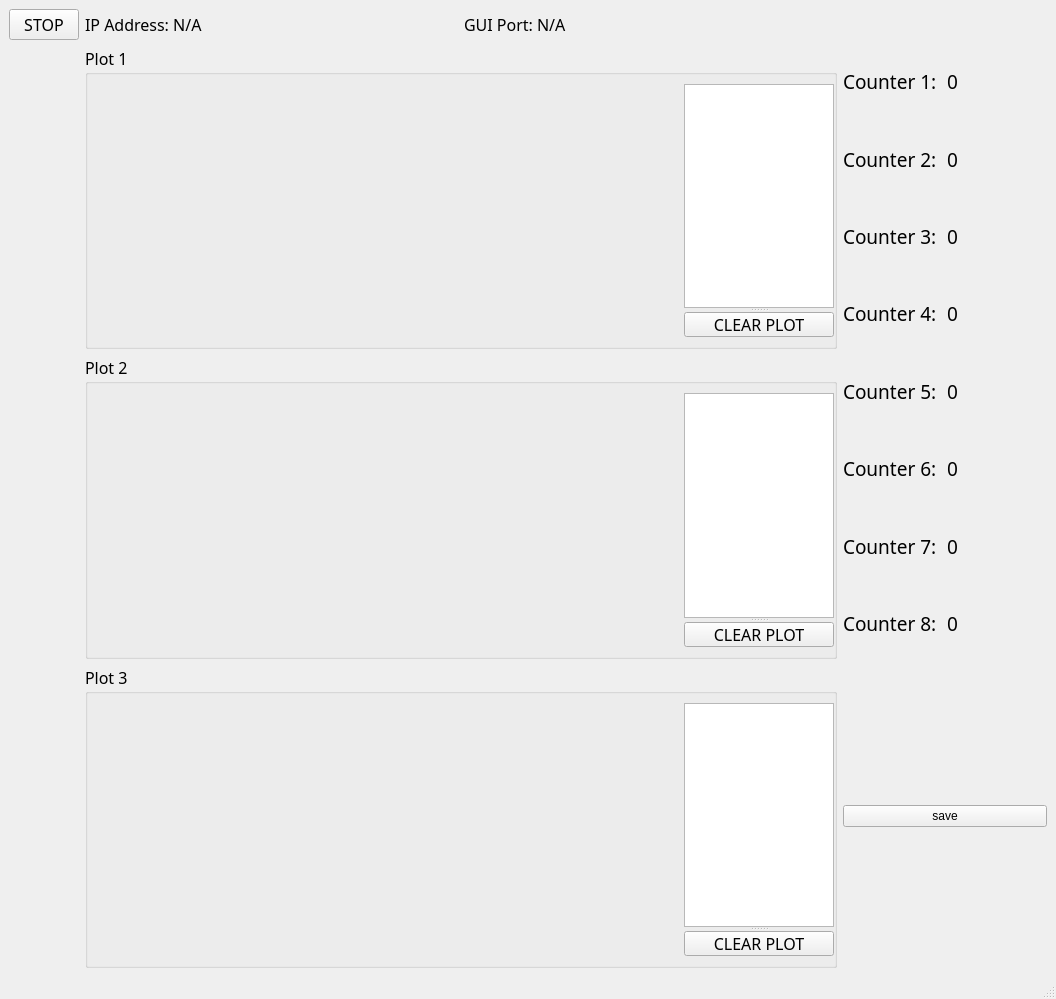
<?xml version="1.0" encoding="UTF-8"?>
<ui version="4.0">
 <class>MainWindow</class>
 <widget class="QMainWindow" name="MainWindow">
  <property name="geometry">
   <rect>
    <x>0</x>
    <y>0</y>
    <width>1056</width>
    <height>999</height>
   </rect>
  </property>
  <property name="windowTitle">
   <string>Count Monitor</string>
  </property>
  <property name="styleSheet">
   <string notr="true"/>
  </property>
  <widget class="QWidget" name="centralwidget">
   <layout class="QGridLayout" name="gridLayout">
    <item row="0" column="0">
     <widget class="QPushButton" name="stop_button">
      <property name="maximumSize">
       <size>
        <width>70</width>
        <height>16777215</height>
       </size>
      </property>
      <property name="font">
       <font>
        <family>Calibri Light</family>
        <pointsize>12</pointsize>
       </font>
      </property>
      <property name="styleSheet">
       <string notr="true"/>
      </property>
      <property name="text">
       <string>STOP</string>
      </property>
      <property name="checkable">
       <bool>true</bool>
      </property>
     </widget>
    </item>
    <item row="0" column="1">
     <layout class="QHBoxLayout" name="horizontalLayout">
      <item>
       <widget class="QLabel" name="ip_label">
        <property name="font">
         <font>
          <family>Calibri Light</family>
          <pointsize>12</pointsize>
         </font>
        </property>
        <property name="styleSheet">
         <string notr="true"/>
        </property>
        <property name="text">
         <string>IP Address: N/A</string>
        </property>
       </widget>
      </item>
      <item>
       <widget class="QLabel" name="port_label">
        <property name="font">
         <font>
          <family>Calibri Light</family>
          <pointsize>12</pointsize>
         </font>
        </property>
        <property name="styleSheet">
         <string notr="true"/>
        </property>
        <property name="text">
         <string>GUI Port: N/A</string>
        </property>
       </widget>
      </item>
     </layout>
    </item>
    <item row="1" column="1">
     <widget class="QGroupBox" name="groupBox">
      <property name="font">
       <font>
        <family>Calibri Light</family>
        <pointsize>12</pointsize>
       </font>
      </property>
      <property name="styleSheet">
       <string notr="true"/>
      </property>
      <property name="title">
       <string>Plot 1</string>
      </property>
      <layout class="QHBoxLayout" name="horizontalLayout_2" stretch="0,1">
       <property name="spacing">
        <number>10</number>
       </property>
       <property name="rightMargin">
        <number>0</number>
       </property>
       <item>
        <widget class="PlotWidget" name="graph_widget_1" native="true">
         <property name="minimumSize">
          <size>
           <width>300</width>
           <height>0</height>
          </size>
         </property>
        </widget>
       </item>
       <item>
        <widget class="QSplitter" name="splitter">
         <property name="orientation">
          <enum>Qt::Vertical</enum>
         </property>
         <widget class="GraphicsView" name="legend_widget_1">
          <property name="minimumSize">
           <size>
            <width>150</width>
            <height>0</height>
           </size>
          </property>
          <property name="maximumSize">
           <size>
            <width>200</width>
            <height>16777215</height>
           </size>
          </property>
         </widget>
         <widget class="QPushButton" name="event_button_1">
          <property name="maximumSize">
           <size>
            <width>150</width>
            <height>25</height>
           </size>
          </property>
          <property name="font">
           <font>
            <family>Calibri Light</family>
            <pointsize>12</pointsize>
           </font>
          </property>
          <property name="styleSheet">
           <string notr="true"/>
          </property>
          <property name="text">
           <string>CLEAR PLOT</string>
          </property>
         </widget>
        </widget>
       </item>
      </layout>
     </widget>
    </item>
    <item row="1" column="2">
     <layout class="QGridLayout" name="gridLayout_2">
      <property name="horizontalSpacing">
       <number>10</number>
      </property>
      <item row="2" column="0">
       <widget class="QLabel" name="label_3">
        <property name="font">
         <font>
          <family>Calibri Light</family>
          <pointsize>14</pointsize>
         </font>
        </property>
        <property name="styleSheet">
         <string notr="true"/>
        </property>
        <property name="text">
         <string>Counter 3:</string>
        </property>
       </widget>
      </item>
      <item row="3" column="1">
       <widget class="QLabel" name="number_label_4">
        <property name="minimumSize">
         <size>
          <width>100</width>
          <height>0</height>
         </size>
        </property>
        <property name="font">
         <font>
          <family>Calibri Light</family>
          <pointsize>14</pointsize>
         </font>
        </property>
        <property name="styleSheet">
         <string notr="true"/>
        </property>
        <property name="text">
         <string>0</string>
        </property>
       </widget>
      </item>
      <item row="1" column="0">
       <widget class="QLabel" name="label_7">
        <property name="font">
         <font>
          <family>Calibri Light</family>
          <pointsize>14</pointsize>
         </font>
        </property>
        <property name="styleSheet">
         <string notr="true"/>
        </property>
        <property name="text">
         <string>Counter 2:</string>
        </property>
       </widget>
      </item>
      <item row="2" column="1">
       <widget class="QLabel" name="number_label_3">
        <property name="minimumSize">
         <size>
          <width>100</width>
          <height>0</height>
         </size>
        </property>
        <property name="font">
         <font>
          <family>Calibri Light</family>
          <pointsize>14</pointsize>
         </font>
        </property>
        <property name="styleSheet">
         <string notr="true"/>
        </property>
        <property name="text">
         <string>0</string>
        </property>
       </widget>
      </item>
      <item row="0" column="1">
       <widget class="QLabel" name="number_label_1">
        <property name="minimumSize">
         <size>
          <width>100</width>
          <height>0</height>
         </size>
        </property>
        <property name="font">
         <font>
          <family>Calibri Light</family>
          <pointsize>14</pointsize>
         </font>
        </property>
        <property name="styleSheet">
         <string notr="true"/>
        </property>
        <property name="text">
         <string>0</string>
        </property>
       </widget>
      </item>
      <item row="1" column="1">
       <widget class="QLabel" name="number_label_2">
        <property name="minimumSize">
         <size>
          <width>100</width>
          <height>0</height>
         </size>
        </property>
        <property name="font">
         <font>
          <family>Calibri Light</family>
          <pointsize>14</pointsize>
         </font>
        </property>
        <property name="styleSheet">
         <string notr="true"/>
        </property>
        <property name="text">
         <string>0</string>
        </property>
       </widget>
      </item>
      <item row="0" column="0">
       <widget class="QLabel" name="label_5">
        <property name="font">
         <font>
          <family>Calibri Light</family>
          <pointsize>14</pointsize>
         </font>
        </property>
        <property name="styleSheet">
         <string notr="true"/>
        </property>
        <property name="text">
         <string>Counter 1:</string>
        </property>
       </widget>
      </item>
      <item row="3" column="0">
       <widget class="QLabel" name="label_2">
        <property name="font">
         <font>
          <family>Calibri Light</family>
          <pointsize>14</pointsize>
         </font>
        </property>
        <property name="styleSheet">
         <string notr="true"/>
        </property>
        <property name="text">
         <string>Counter 4:</string>
        </property>
       </widget>
      </item>
     </layout>
    </item>
    <item row="2" column="1">
     <widget class="QGroupBox" name="groupBox_2">
      <property name="font">
       <font>
        <family>Calibri Light</family>
        <pointsize>12</pointsize>
       </font>
      </property>
      <property name="styleSheet">
       <string notr="true"/>
      </property>
      <property name="title">
       <string>Plot 2</string>
      </property>
      <layout class="QHBoxLayout" name="horizontalLayout_3" stretch="0,1">
       <property name="spacing">
        <number>10</number>
       </property>
       <property name="rightMargin">
        <number>0</number>
       </property>
       <item>
        <widget class="PlotWidget" name="graph_widget_2" native="true">
         <property name="minimumSize">
          <size>
           <width>300</width>
           <height>0</height>
          </size>
         </property>
        </widget>
       </item>
       <item>
        <widget class="QSplitter" name="splitter_2">
         <property name="orientation">
          <enum>Qt::Vertical</enum>
         </property>
         <widget class="GraphicsView" name="legend_widget_2">
          <property name="minimumSize">
           <size>
            <width>150</width>
            <height>0</height>
           </size>
          </property>
          <property name="maximumSize">
           <size>
            <width>200</width>
            <height>16777215</height>
           </size>
          </property>
         </widget>
         <widget class="QPushButton" name="event_button_2">
          <property name="maximumSize">
           <size>
            <width>150</width>
            <height>25</height>
           </size>
          </property>
          <property name="font">
           <font>
            <family>Calibri Light</family>
            <pointsize>12</pointsize>
           </font>
          </property>
          <property name="styleSheet">
           <string notr="true"/>
          </property>
          <property name="text">
           <string>CLEAR PLOT</string>
          </property>
         </widget>
        </widget>
       </item>
      </layout>
     </widget>
    </item>
    <item row="2" column="2">
     <layout class="QGridLayout" name="gridLayout_3">
      <property name="horizontalSpacing">
       <number>10</number>
      </property>
      <item row="2" column="0">
       <widget class="QLabel" name="label_4">
        <property name="font">
         <font>
          <family>Calibri Light</family>
          <pointsize>14</pointsize>
         </font>
        </property>
        <property name="styleSheet">
         <string notr="true"/>
        </property>
        <property name="text">
         <string>Counter 7:</string>
        </property>
       </widget>
      </item>
      <item row="3" column="1">
       <widget class="QLabel" name="number_label_8">
        <property name="minimumSize">
         <size>
          <width>100</width>
          <height>0</height>
         </size>
        </property>
        <property name="font">
         <font>
          <family>Calibri Light</family>
          <pointsize>14</pointsize>
         </font>
        </property>
        <property name="styleSheet">
         <string notr="true"/>
        </property>
        <property name="text">
         <string>0</string>
        </property>
       </widget>
      </item>
      <item row="1" column="0">
       <widget class="QLabel" name="label_8">
        <property name="font">
         <font>
          <family>Calibri Light</family>
          <pointsize>14</pointsize>
         </font>
        </property>
        <property name="styleSheet">
         <string notr="true"/>
        </property>
        <property name="text">
         <string>Counter 6:</string>
        </property>
       </widget>
      </item>
      <item row="2" column="1">
       <widget class="QLabel" name="number_label_7">
        <property name="minimumSize">
         <size>
          <width>100</width>
          <height>0</height>
         </size>
        </property>
        <property name="font">
         <font>
          <family>Calibri Light</family>
          <pointsize>14</pointsize>
         </font>
        </property>
        <property name="styleSheet">
         <string notr="true"/>
        </property>
        <property name="text">
         <string>0</string>
        </property>
       </widget>
      </item>
      <item row="0" column="1">
       <widget class="QLabel" name="number_label_5">
        <property name="minimumSize">
         <size>
          <width>100</width>
          <height>0</height>
         </size>
        </property>
        <property name="font">
         <font>
          <family>Calibri Light</family>
          <pointsize>14</pointsize>
         </font>
        </property>
        <property name="styleSheet">
         <string notr="true"/>
        </property>
        <property name="text">
         <string>0</string>
        </property>
       </widget>
      </item>
      <item row="1" column="1">
       <widget class="QLabel" name="number_label_6">
        <property name="minimumSize">
         <size>
          <width>100</width>
          <height>0</height>
         </size>
        </property>
        <property name="font">
         <font>
          <family>Calibri Light</family>
          <pointsize>14</pointsize>
         </font>
        </property>
        <property name="styleSheet">
         <string notr="true"/>
        </property>
        <property name="text">
         <string>0</string>
        </property>
       </widget>
      </item>
      <item row="0" column="0">
       <widget class="QLabel" name="label_6">
        <property name="font">
         <font>
          <family>Calibri Light</family>
          <pointsize>14</pointsize>
         </font>
        </property>
        <property name="styleSheet">
         <string notr="true"/>
        </property>
        <property name="text">
         <string>Counter 5:</string>
        </property>
       </widget>
      </item>
      <item row="3" column="0">
       <widget class="QLabel" name="label_9">
        <property name="font">
         <font>
          <family>Calibri Light</family>
          <pointsize>14</pointsize>
         </font>
        </property>
        <property name="styleSheet">
         <string notr="true"/>
        </property>
        <property name="text">
         <string>Counter 8:</string>
        </property>
       </widget>
      </item>
     </layout>
    </item>
    <item row="3" column="1">
     <widget class="QGroupBox" name="groupBox_3">
      <property name="font">
       <font>
        <family>Calibri Light</family>
        <pointsize>12</pointsize>
       </font>
      </property>
      <property name="styleSheet">
       <string notr="true"/>
      </property>
      <property name="title">
       <string>Plot 3</string>
      </property>
      <layout class="QHBoxLayout" name="horizontalLayout_4" stretch="0,1">
       <property name="spacing">
        <number>10</number>
       </property>
       <property name="rightMargin">
        <number>0</number>
       </property>
       <item>
        <widget class="PlotWidget" name="graph_widget_3" native="true">
         <property name="minimumSize">
          <size>
           <width>300</width>
           <height>0</height>
          </size>
         </property>
        </widget>
       </item>
       <item>
        <widget class="QSplitter" name="splitter_3">
         <property name="orientation">
          <enum>Qt::Vertical</enum>
         </property>
         <widget class="GraphicsView" name="legend_widget_3">
          <property name="minimumSize">
           <size>
            <width>150</width>
            <height>0</height>
           </size>
          </property>
          <property name="maximumSize">
           <size>
            <width>200</width>
            <height>16777215</height>
           </size>
          </property>
         </widget>
         <widget class="QPushButton" name="event_button_3">
          <property name="maximumSize">
           <size>
            <width>150</width>
            <height>25</height>
           </size>
          </property>
          <property name="font">
           <font>
            <family>Calibri Light</family>
            <pointsize>12</pointsize>
           </font>
          </property>
          <property name="styleSheet">
           <string notr="true"/>
          </property>
          <property name="text">
           <string>CLEAR PLOT</string>
          </property>
         </widget>
        </widget>
       </item>
      </layout>
     </widget>
    </item>
    <item row="3" column="2">
     <widget class="QPushButton" name="save_button_1">
      <property name="text">
       <string>save</string>
      </property>
     </widget>
    </item>
   </layout>
  </widget>
  <widget class="QMenuBar" name="menubar">
   <property name="geometry">
    <rect>
     <x>0</x>
     <y>0</y>
     <width>1056</width>
     <height>26</height>
    </rect>
   </property>
  </widget>
  <widget class="QStatusBar" name="statusbar"/>
 </widget>
 <customwidgets>
  <customwidget>
   <class>PlotWidget</class>
   <extends>QWidget</extends>
   <header>pyqtgraph</header>
   <container>1</container>
  </customwidget>
  <customwidget>
   <class>GraphicsView</class>
   <extends>QGraphicsView</extends>
   <header>pyqtgraph</header>
  </customwidget>
 </customwidgets>
 <resources/>
 <connections/>
</ui>
